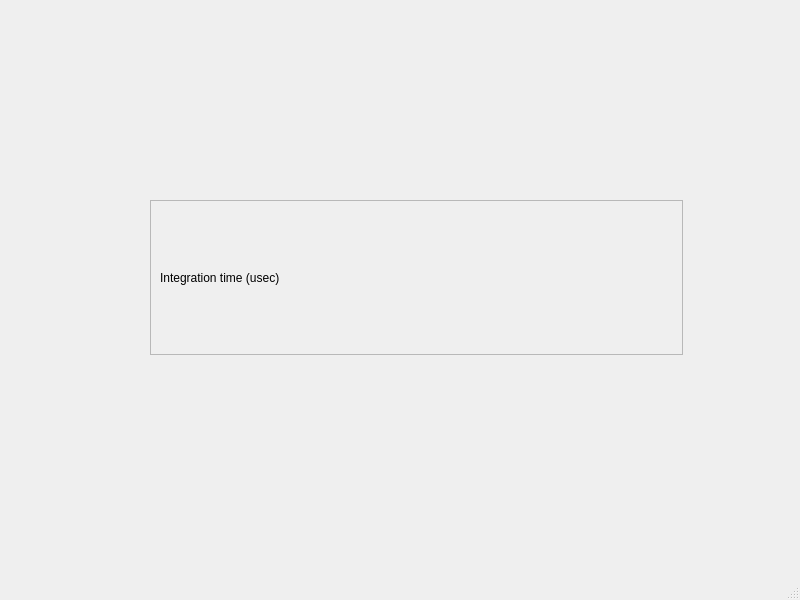
<?xml version="1.0" encoding="UTF-8"?>
<ui version="4.0">
 <class>MainWindow</class>
 <widget class="QMainWindow" name="MainWindow">
  <property name="geometry">
   <rect>
    <x>0</x>
    <y>0</y>
    <width>800</width>
    <height>600</height>
   </rect>
  </property>
  <property name="windowTitle">
   <string>MainWindow</string>
  </property>
  <widget class="QWidget" name="centralwidget">
   <widget class="QFrame" name="frame_2">
    <property name="geometry">
     <rect>
      <x>150</x>
      <y>200</y>
      <width>533</width>
      <height>155</height>
     </rect>
    </property>
    <property name="sizePolicy">
     <sizepolicy hsizetype="Preferred" vsizetype="Preferred">
      <horstretch>0</horstretch>
      <verstretch>6</verstretch>
     </sizepolicy>
    </property>
    <property name="frameShape">
     <enum>QFrame::Shape::StyledPanel</enum>
    </property>
    <property name="frameShadow">
     <enum>QFrame::Shadow::Raised</enum>
    </property>
    <layout class="QGridLayout" name="gridLayout_2">
     <item row="0" column="0">
      <widget class="QLabel" name="label_4">
       <property name="text">
        <string>Integration time (usec)</string>
       </property>
      </widget>
     </item>
    </layout>
   </widget>
  </widget>
  <widget class="QMenuBar" name="menubar">
   <property name="geometry">
    <rect>
     <x>0</x>
     <y>0</y>
     <width>800</width>
     <height>30</height>
    </rect>
   </property>
  </widget>
  <widget class="QStatusBar" name="statusbar"/>
 </widget>
 <resources/>
 <connections/>
</ui>
